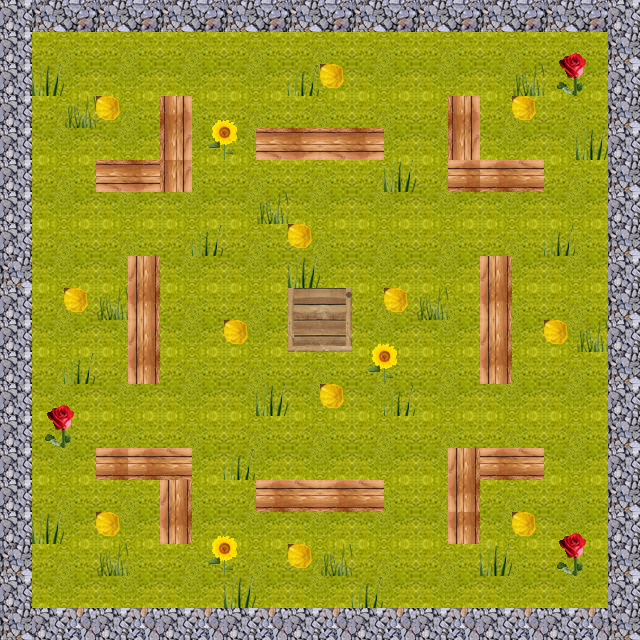

Below is a game level as drawn by its tile map, then a one-line description and the .tmx that defines it (tile-layer data replaced by summaries):
An orthogonal 20x20 tile map with 32x32 px tiles, 2 tile layers (Background Layer, Graphic Layer) and 34 objects.

<map version="1.0" tiledversion="2017.12.07" orientation="orthogonal" renderorder="right-down" width="20" height="20" tilewidth="32" tileheight="32" infinite="0" nextobjectid="50">
 <tileset firstgid="1" source="terrain.tsx" />
 <layer name="Background Layer" width="20" height="20">
  <data>[400 cells, 400 non-empty, 10 distinct tile ids]</data>
 </layer>
 <layer name="Graphic Layer" width="20" height="20">
  <data>[400 cells, 63 non-empty, 16 distinct tile ids]</data>
 </layer>
 <objectgroup name="Ground">
  <object id="1" x="0" y="0" width="608" height="32" />
  <object id="10" x="608" y="0" width="32" height="608" />
  <object id="11" x="0" y="32" width="32" height="608" />
  <object id="12" x="32" y="608" width="608" height="32" />
  <object id="13" x="96" y="448" width="96" height="32" />
  <object id="14" x="160" y="480" width="32" height="64" />
  <object id="15" x="128" y="256" width="32" height="128" />
  <object id="16" x="96" y="160" width="96" height="32" />
  <object id="17" x="160" y="96" width="32" height="64" />
  <object id="18" x="448" y="160" width="96" height="32" />
  <object id="19" x="448" y="96" width="32" height="64" />
  <object id="20" x="480" y="256" width="32" height="128" />
  <object id="21" x="448" y="448" width="96" height="32" />
  <object id="22" x="448" y="480" width="32" height="64" />
  <object id="23" x="256" y="480" width="128" height="32" />
  <object id="24" x="256" y="128" width="128" height="32" />
  <object id="27" x="288" y="288" width="64" height="64" />
 </objectgroup>
 <objectgroup name="Gold">
  <object id="35" x="64" y="288" width="32" height="32" />
  <object id="36" x="96" y="96" width="32" height="32" />
  <object id="37" x="320" y="64" width="32" height="32" />
  <object id="38" x="512" y="96" width="32" height="32" />
  <object id="39" x="544" y="320" width="32" height="32" />
  <object id="40" x="512" y="512" width="32" height="32" />
  <object id="43" x="288" y="544" width="32" height="32" />
  <object id="44" x="96" y="512" width="32" height="32" />
  <object id="46" x="224" y="320" width="32" height="32" />
  <object id="47" x="384" y="288" width="32" height="32" />
  <object id="48" x="288" y="224" width="32" height="32" />
  <object id="49" x="320" y="384" width="32" height="32" />
 </objectgroup>
 <objectgroup name="Enemy">
  <object id="28" x="224" y="160" width="32" height="32" />
  <object id="29" x="384" y="448" width="32" height="32" />
  <object id="30" x="160" y="384" width="32" height="32" />
  <object id="31" x="448" y="256" width="32" height="32" />
 </objectgroup>
 <objectgroup name="Ball" visible="0">
  <object id="26" x="64" y="544" width="32" height="32" />
 </objectgroup>
</map>
